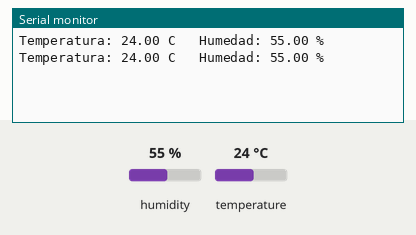
Bench run of a sketch on a simulated Arduino Uno, built with avr-gcc and run on an emulated ATmega328P. Parts: the last lines printed to the serial monitor. Inputs (shaded band) come from the test bench; at power-on: humidity 55 %, temperature 24 °C.

Above: at 2.8 s.
2.9 s: humidity set to 22 %
At 4.9 s:
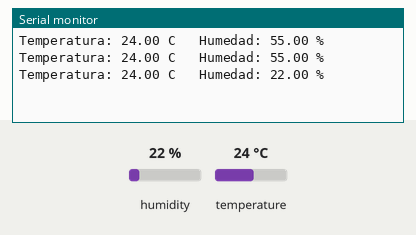
5.6 s: temperature set to 12 °C
At 7.3 s:
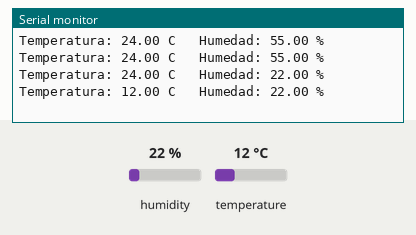
8.3 s: humidity set to 40 %
At 10.9 s:
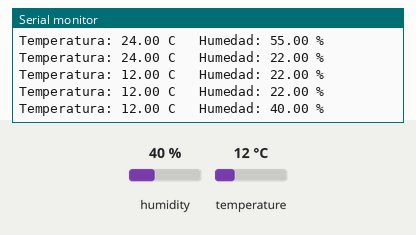
Timing chart, 0 to 12.4 s (numbered marks = the images above; inputs shaded):
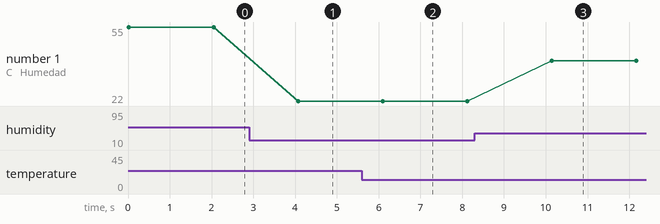

Measured:
- after the input at 2.9 s, the serial monitor: prints a new line after 1.2 s (image 1)
- after the input at 5.6 s, the serial monitor: prints a new line after 0.50 s (image 2)
- after the input at 8.3 s, the serial monitor: prints a new line after 1.8 s (image 3)
- plotted number 1: 55 → 22 after the input at 2.9 s, 22 → 40 after the input at 8.3 s

The sketch:

G2.ino
```cpp
#include <DHT.h>

DHT sensor(4, DHT11);

void setup() {
  Serial.begin(115200);
  sensor.begin();
}

void loop() {
  float temp = sensor.readTemperature();
  float hum  = sensor.readHumidity();

  if (isnan(temp) || isnan(hum)) {
    Serial.println("No se pudo leer el sensor");
    delay(2000);
    return;
  }

  Serial.print("Temperatura: ");
  Serial.print(temp);
  Serial.print(" C   Humedad: ");
  Serial.print(hum);
  Serial.println(" %");

  delay(2000);
}
```
